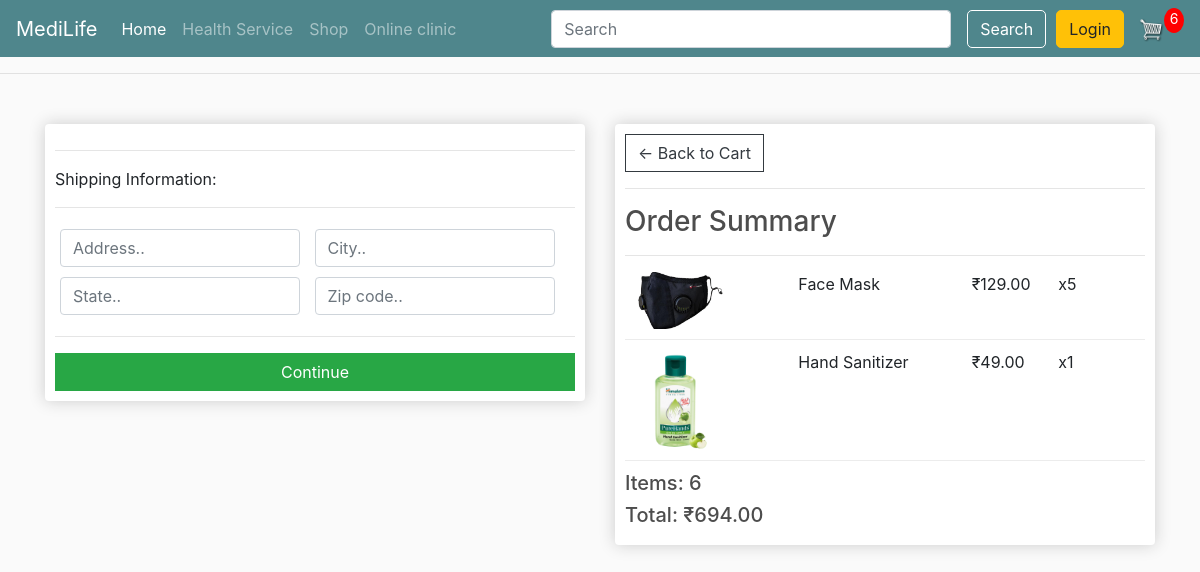
Screenshot of /checkout/ (signed in) with the database file from the repository.
### store/models.py (models this page shows, shortened)
class OrderItem(models.Model):  # Add OrderItem
    product = models.ForeignKey(Product, null=True, on_delete=models.SET_NULL)
    order = models.ForeignKey(Order, null=True, on_delete=models.SET_NULL)
    quantity = models.IntegerField(default=0, null=True, blank=True)
    date_added = models.DateTimeField(auto_now_add=True)
    @property
    def get_total(self):  # Get total value of order items
        total = self.product.price * self.quantity
        return total

class Product(models.Model):  # Add Product model
    name = models.CharField(max_length=255)
    price = models.FloatField()
    digital = models.BooleanField(default=False, null=True, blank=True)
    image = models.ImageField(null=True, blank=True)
    @property
    def imageURL(self):
        try:
            url = self.image.url
        except:
            url = ''
        return url

class Order(models.Model):  # Add Order model
    customer = models.ForeignKey(
        Customer, null=True, on_delete=models.SET_NULL, blank=True)
    date_ordered = models.DateTimeField(auto_now_add=True)
    completed = models.BooleanField(default=False)
    transaction_id = models.CharField(max_length=255, null=True)
    @property
    def shippingProduct(self):
        shippingProduct = False
        orderitems = self.orderitem_set.all()
        for i in orderitems:
            if i.product.digital == False:
                shippingProduct = True
        return shippingProduct
    @property
    def get_cart_total(self):  # Get total in cart
        orderitems = self.orderitem_set.all()
        total = sum([item.get_total for item in orderitems])
        return total
    @property
    def get_cart_items(self):  # Get cart item
        orderitems = self.orderitem_set.all()
        total = sum([item.quantity for item in orderitems])
        return total

### store/views.py (the view)
# urls.py: path('checkout/', views.checkout, name="checkout"),
def checkout(request):
    if request.user.is_authenticated:
        customer = request.user.customer
        order, created = Order.objects.get_or_create(customer=customer,completed=False)
        items = order.orderitem_set.all()
        cartItems = order.get_cart_items
    else:
        items =[]
        order = {'get_cart_total':0,'get_cart_items':0,'shippingProduct':False}
        cartItems = order['get_cart_items']
    context ={'items':items,'order':order,'cartItems':cartItems}
    return render (request,'checkout.html',context)

### store/templates/checkout.html (shortened to what this page needs)
{% extends 'main.html' %}
{% load static %}
{% block content %}
     <div class="row">
		<div class="col-lg-6">
			<div class="box-element" id="form-wrapper">
                <form id="form">
                    <div id="shipping-info">
                        <hr>
                        <p>Shipping Information:</p>
                        <hr>
                        <div class="form-field">
                            <input class="form-control" type="text" name="address" placeholder="Address..">
                        </div>
                        <div class="form-field">
                            <input class="form-control" type="text" name="city" placeholder="City..">
                        </div>
                        <div class="form-field">
                            <input class="form-control" type="text" name="state" placeholder="State..">
                        </div>
                        <div class="form-field">
                            <input class="form-control" type="text" name="zipcode" placeholder="Zip code..">
                        </div>
                    </div>
                    <hr>
                    <input id="form-button" class="btn btn-success btn-block" type="submit" value="Continue">
                </form>
            </div>
            <br>
		</div>
		<div class="col-lg-6">
			<div class="box-element">
                <a  class="btn btn-outline-dark" href="{% url 'cart' %}">&#x2190; Back to Cart</a>
                <hr>
                <h3>Order Summary</h3>
                <hr>
                {% for item in items%}
                <div class="cart-row">
                    <div style="flex:2"><img class="row-image" src="{{item.product.imageURL}}"></div>
                    <div style="flex:2"><p>{{item.product.name}}</p></div>
                    <div style="flex:1"><p>&#x20B9;{{item.product.price|floatformat:2}}</p></div>
                    <div style="flex:1"><p>x{{item.quantity}}</p></div>
                </div>
                {% endfor %}
                <h5>Items:   {{order.get_cart_items}}</h5>
                <h5>Total:   &#x20B9;{{order.get_cart_total|floatformat:2}}</h5>
            </div>
		</div>
    </div>
{% endblock content %}

### static/css/style.css (style rules this page uses)
body { background-color: hsl(0, 0%, 98%); }
h1,h2,h3,h4,h5,h6 { color:hsl(0, 0%, 30%); }
.box-element { box-shadow:hsl(0, 0%, 80%) 0 0 16px; background-color: #fff; border-radius: 4px; padding: 10px; }
.col-lg-4, .col-lg-6, .col-lg-8, .col-lg-12 { margin-top: 10px; }
.btn { border-radius: 0; }
.row-image { width: 100px; }
.form-field { width:250px; display: inline-block; padding: 5px; }
.cart-row { display: flex; align-items: flex-stretch; padding-bottom: 10px; margin-bottom: 10px; border-bottom: 1px solid #ececec; }

### rows the page displays
OrderItem: product.imageURL (picture), product.name "Face Mask", product.price "129.00", quantity "5"
OrderItem: product.imageURL (picture), product.name "Hand Sanitizer", product.price "49.00", quantity "1"
Order: get_cart_items "6", get_cart_total "694.00"

### other values shown
{{ cartItems }} "6"
